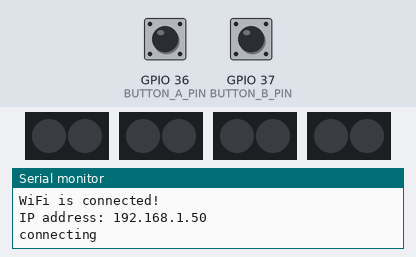
The sketch below on a simulated ESP32. Shown: 4 × 2 RGB LEDs in strip order, left to right, the last lines printed to the serial monitor. The test bench sets the inputs (shaded band); at power-on: GPIO 36 (BUTTON_A_PIN) HIGH, GPIO 37 (BUTTON_B_PIN) HIGH. Dim RGB values are drawn brighter than linear; WiFi joins after 1.5 s; servers stay silent unless stated; not simulated (calls return 0 or success): network_secrets.h.

Above: at 2.62 s.
3.0 s: GPIO 36 (BUTTON_A_PIN) pulled LOW for 0.15 s
At 3.7 s:
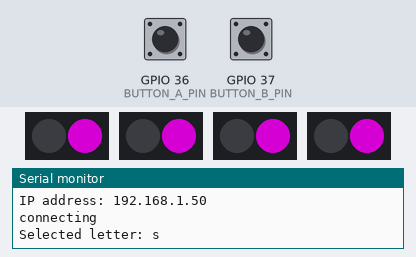
4.7 s: GPIO 37 (BUTTON_B_PIN) pulled LOW for 0.15 s
6.3 s: GPIO 36 (BUTTON_A_PIN) pulled LOW for 1 s
8.8 s: GPIO 37 (BUTTON_B_PIN) pulled LOW for 1 s
11.3 s: GPIO 36 (BUTTON_A_PIN) driven LOW and GPIO 37 (BUTTON_B_PIN) driven LOW
At 13.6 s:
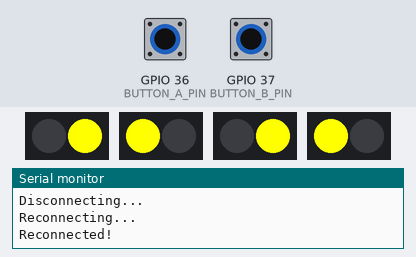
14.3 s: GPIO 36 (BUTTON_A_PIN) pulsed HIGH 5 times (0.12 s each, 0.3 s apart)
At 14.56 s:
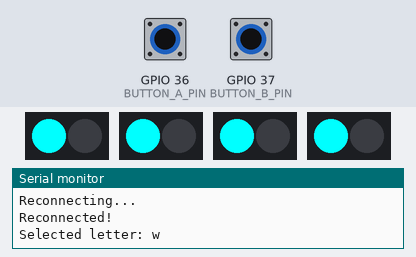
At 15.16 s:
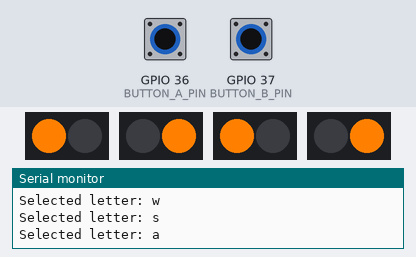
Timing chart, 0 to 18.3 s (numbered marks = the images above; inputs shaded):
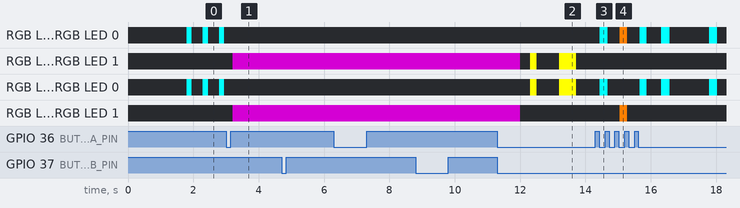

The sketch:

game-controller.ino
```cpp
#include <Arduino.h>
#include <Adafruit_NeoPixel.h>
#include <WiFi.h>
#include "network_secrets.h"

#define BUTTON_A_PIN A0
#define BUTTON_B_PIN A1

#define switchesNeopixelA_pin 5
#define switchesNeopixelA_numPixels 2
#define switchesNeopixelB_pin 6
#define switchesNeopixelB_numPixels 2
#define boardNeopixelA_pin 9
#define boardNeopixelA_numPixels 2
#define boardNeopixelB_pin 10
#define boardNeopixelB_numPixels 2

WiFiClient client;
const char* ssid = SECRET_SSID;
const char* password = SECRET_PASS;
const char server[] = SECRET_SERVER;
const int serverPort = 8080;
const char yourName[] = "matthew";
bool lastConnectState = false;

bool isConnected = false;
unsigned long lastTimeSent = 0;
const int sendInterval = 10;

Adafruit_NeoPixel switchesNeopixelA = Adafruit_NeoPixel(switchesNeopixelA_numPixels, switchesNeopixelA_pin, NEO_GRB + NEO_KHZ800);
Adafruit_NeoPixel switchesNeopixelB = Adafruit_NeoPixel(switchesNeopixelB_numPixels, switchesNeopixelB_pin, NEO_GRB + NEO_KHZ800);
Adafruit_NeoPixel boardNeopixelA = Adafruit_NeoPixel(boardNeopixelA_numPixels, boardNeopixelA_pin, NEO_GRBW + NEO_KHZ800);
Adafruit_NeoPixel boardNeopixelB = Adafruit_NeoPixel(boardNeopixelB_numPixels, boardNeopixelB_pin, NEO_GRBW + NEO_KHZ800);

int lastButtonAState = HIGH;
int lastButtonBState = HIGH;
int buttonAState;
int buttonBState;
int selectedLetterIndex = 0;
unsigned long lastDebounceTimeA = 0;
unsigned long lastDebounceTimeB = 0;
unsigned long debounceDelay = 10;
bool buttonAPressed = false;
bool buttonBPressed = false;
unsigned long bothButtonsPressStart = 0;
bool bothButtonsPressed = false;
const unsigned long disconnectReconnectDelay = 500;

const char letters[] = {'w', 's', 'a', 'd'};

// Color definitions
const int COLOR_W_RGB = 0x00FFFF;  // Teal for RGB LEDs
const int COLOR_A_RGB = 0xFF8000;  // Orange for RGB LEDs
const int COLOR_S_RGB = 0x800080;  // Purple for RGB LEDs
const int COLOR_D_RGB = 0xFFFF00;  // Yellow for RGB LEDs

// RGBW color components
const int COLOR_W_R = 0, COLOR_W_G = 255, COLOR_W_B = 255, COLOR_W_W = 0;  // Teal
const int COLOR_A_R = 255, COLOR_A_G = 128, COLOR_A_B = 0, COLOR_A_W = 0;  // Orange
const int COLOR_S_R = 128, COLOR_S_G = 0, COLOR_S_B = 128, COLOR_S_W = 0;  // Purple
const int COLOR_D_R = 255, COLOR_D_G = 255, COLOR_D_B = 0, COLOR_D_W = 0;  // Yellow

unsigned long lastFlashTime = 0;
const unsigned long flashInterval = 250; // 500ms on, 500ms off
bool isLedOn = false;
bool isPrinted = false;
unsigned long printStartTime = 0;
const unsigned long printDuration = 2000; // 1 second solid after printing

void setup() {
  Serial.begin(115200);
  pinMode(BUTTON_A_PIN, INPUT_PULLUP);
  pinMode(BUTTON_B_PIN, INPUT_PULLUP);
  initializeNeoPixels();
  connectToWiFi();
  if (!client.connected()) {
    Serial.println("connecting");
    client.connect(server, serverPort);
  } else {  // else disconnect:
  Serial.println("disconnecting");
    client.print("x");
    client.stop();
  }
}

void loop() {
  handleButtons();

  if (client.connected() && (millis() - lastTimeSent > sendInterval)) {
  handleButtonA();
  handleButtonB();
  updateNeoPixels();
  }
    // if there's incoming data from the client, print it serially:
  if (client.available()) {
    char c = client.read();
    Serial.write(c);
  }

// if connection state has changed:
  if (lastConnectState != client.connected()) {
    if (lastConnectState == false) {
      // send your name, and change to name display ("i");
      client.print("=");
      client.println(yourName);
    }
    lastConnectState = client.connected();
  }
}

void initializeNeoPixels() {
  switchesNeopixelA.begin();
  switchesNeopixelA.setBrightness(255);
  switchesNeopixelA.show();

  switchesNeopixelB.begin();
  switchesNeopixelB.setBrightness(255);
  switchesNeopixelB.show();

  boardNeopixelA.begin();
  boardNeopixelA.setBrightness(255);
  boardNeopixelA.show();

  boardNeopixelB.begin();
  boardNeopixelB.setBrightness(255);
  boardNeopixelB.show();
}

void connectToWiFi() {
  WiFi.begin(ssid, password);
  while (true) {
    switch (WiFi.status()) {
      case WL_CONNECTED:
        Serial.println("WiFi is connected!");
        Serial.print("IP address: ");
        Serial.println(WiFi.localIP());
        return;
        break;
    }
  }
}

void handleButtons() {
  int readingA = digitalRead(BUTTON_A_PIN);
  int readingB = digitalRead(BUTTON_B_PIN);

  if (readingA == LOW && readingB == LOW) {
    if (!bothButtonsPressed) {
      bothButtonsPressed = true;
      bothButtonsPressStart = millis();
    } else if (millis() - bothButtonsPressStart >= disconnectReconnectDelay) {
      if (client.connected()) {
        disconnectClient();
      } else {
        reconnectClient();
      }
      bothButtonsPressed = false; // Reset the flag to prevent multiple triggers
    }
  } else {
    bothButtonsPressed = false;
    handleButtonA();
    handleButtonB();
  }
}


void disconnectClient() {
  if (client.connected()) {
    Serial.println("Disconnecting...");
    client.print("x");
    client.stop();
    clearAllPixels();
    lastConnectState = false;
  }
}

void reconnectClient() {
  if (!client.connected()) {
    Serial.println("Reconnecting...");
    if (client.connect(server, serverPort)) {
      Serial.println("Reconnected!");
      client.print("=");
      client.println(yourName);
      setAllPixelsWhite();
      lastConnectState = true;
    } else {
      Serial.println("Reconnection failed!");
    }
  }
}

void setAllPixelsWhite() {
  switchesNeopixelA.fill(0xFFFFFF);
  switchesNeopixelB.fill(0xFFFFFF);
  boardNeopixelA.fill(boardNeopixelA.Color(0, 0, 0, 255)); // White for RGBW
  boardNeopixelB.fill(boardNeopixelB.Color(0, 0, 0, 255)); // White for RGBW
  showAllPixels();
}

void handleButtonA() {
  int reading = digitalRead(BUTTON_A_PIN);

  if (reading != lastButtonAState) {
    lastDebounceTimeA = millis();
  }

  if ((millis() - lastDebounceTimeA) > debounceDelay) {
    if (reading != buttonAState) {
      buttonAState = reading;

      if (buttonAState == LOW && !buttonAPressed) {
        buttonAPressed = true;
        selectedLetterIndex = (selectedLetterIndex + 1) % 4;
        Serial.print("Selected letter: ");
        Serial.println(letters[selectedLetterIndex]);
        isPrinted = false;
        isLedOn = true;
        lastFlashTime = millis();
      } else if (buttonAState == HIGH) {
        buttonAPressed = false;
      }
    }
  }

  lastButtonAState = reading;
}

void handleButtonB() {
  int reading = digitalRead(BUTTON_B_PIN);

  if (reading != lastButtonBState) {
    lastDebounceTimeB = millis();
  }

  if ((millis() - lastDebounceTimeB) > debounceDelay) {
    if (reading != buttonBState) {
      buttonBState = reading;

      if (buttonBState == LOW && !buttonBPressed) {
        buttonBPressed = true;
        client.print(letters[selectedLetterIndex]);
        Serial.print("Printed letter: ");
        Serial.println(letters[selectedLetterIndex]);
        isPrinted = true;
        printStartTime = millis();
      } else if (buttonBState == HIGH) {
        buttonBPressed = false;
      }
    }
  }

  lastButtonBState = reading;
}

void updateNeoPixels() {
  if (isPrinted && (millis() - printStartTime < printDuration)) {
    setSelectedPixels(true);
  } else if (!isPrinted) {
    if (millis() - lastFlashTime >= flashInterval) {
      isLedOn = !isLedOn;
      lastFlashTime = millis();
    }
    setSelectedPixels(isLedOn);
  } else {
    clearAllPixels();
  }
}

void setSelectedPixels(bool on) {
  clearAllPixels();
  if (!on) return;

  int colorRGB;
  int r, g, b, w;

  switch(letters[selectedLetterIndex]) {
    case 'w':
      colorRGB = COLOR_W_RGB;
      r = COLOR_W_R; g = COLOR_W_G; b = COLOR_W_B; w = COLOR_W_W;
      break;
    case 'a':
      colorRGB = COLOR_A_RGB;
      r = COLOR_A_R; g = COLOR_A_G; b = COLOR_A_B; w = COLOR_A_W;
      break;
    case 's':
      colorRGB = COLOR_S_RGB;
      r = COLOR_S_R; g = COLOR_S_G; b = COLOR_S_B; w = COLOR_S_W;
      break;
    case 'd':
      colorRGB = COLOR_D_RGB;
      r = COLOR_D_R; g = COLOR_D_G; b = COLOR_D_B; w = COLOR_D_W;
      break;
  }

  // Set colors for the appropriate pixels
  switch(letters[selectedLetterIndex]) {
    case 'w':
      switchesNeopixelA.setPixelColor(0, colorRGB);
      boardNeopixelA.setPixelColor(0, r, g, b, w);
      switchesNeopixelB.setPixelColor(0, colorRGB);
      boardNeopixelB.setPixelColor(0, r, g, b, w);
      break;
    case 'a':
      switchesNeopixelA.setPixelColor(0, colorRGB);
      boardNeopixelA.setPixelColor(0, r, g, b, w);
      switchesNeopixelB.setPixelColor(1, colorRGB);
      boardNeopixelB.setPixelColor(1, r, g, b, w);
      break;
    case 's':
      switchesNeopixelA.setPixelColor(1, colorRGB);
      boardNeopixelA.setPixelColor(1, r, g, b, w);
      switchesNeopixelB.setPixelColor(1, colorRGB);
      boardNeopixelB.setPixelColor(1, r, g, b, w);
      break;
    case 'd':
      switchesNeopixelB.setPixelColor(0, colorRGB);
      boardNeopixelB.setPixelColor(0, r, g, b, w);
      switchesNeopixelA.setPixelColor(1, colorRGB);
      boardNeopixelA.setPixelColor(1, r, g, b, w);
      break;
  }

  showAllPixels();
}

void clearAllPixels() {
  switchesNeopixelA.clear();
  switchesNeopixelB.clear();
  boardNeopixelA.clear();
  boardNeopixelB.clear();
  showAllPixels();
}

void showAllPixels() {
  switchesNeopixelA.show();
  switchesNeopixelB.show();
  boardNeopixelA.show();
  boardNeopixelB.show();
}
```

Measured:
- after the input at 3.0 s, RGB LED 1, RGB LED 1, RGB LED 1, RGB LED 1: off → RGB(128, 0, 128) after 0.20 s
- after the input at 11.3 s, RGB LED 1, RGB LED 1: goes off 0.30 s, RGB(255, 255, 0) 0.20 s, off 0.70 s, RGB(255, 255, 0) 0.52 s, then off, starting after 0.70 s; RGB LED 0, RGB LED 0: off → RGB(255, 255, 0) after 1.0 s, → off 0.20 s later, → RGB(255, 255, 0) 0.70 s later, → off 0.52 s later; RGB LED 1, RGB LED 1: RGB(128, 0, 128) → off after 0.70 s
- after the input at 14.3 s, RGB LED 0: off → RGB(0, 255, 255) after 0.14 s, → off 0.25 s later, → RGB(255, 128, 0) 0.37 s later, → off 0.23 s later, … (10 changes in this stretch); RGB LED 0: off → RGB(0, 255, 255) after 0.14 s, → off 0.25 s later, → RGB(0, 255, 255) 0.97 s later, → off 0.23 s later, … (8 changes in this stretch)
